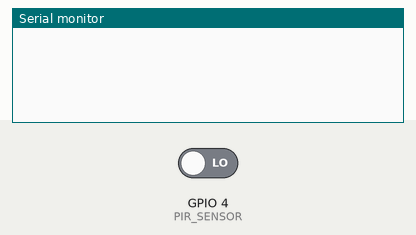
Simulated run of this sketch. Board: ESP32. On the bench: the last lines printed to the serial monitor. Inputs (shaded band) come from the test bench; at power-on: GPIO 4 (PIR_SENSOR) LOW. WiFi joins after 1.5 s; servers stay silent unless stated.

Above: at 3.0 s.
3.1 s: GPIO 4 (PIR_SENSOR) driven HIGH
At 8.0 s:
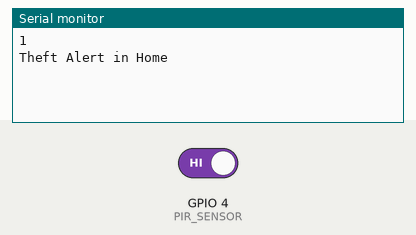
8.3 s: GPIO 4 (PIR_SENSOR) driven LOW
At 13.3 s:
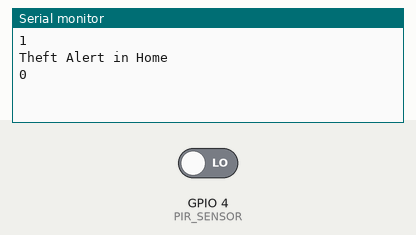

Measured:
- after the input at 3.1 s, the serial monitor: prints a new line after 3.7 s (image 1)
- after the input at 8.3 s, the serial monitor: prints a new line after 3.5 s (image 2)

The sketch:

motiondetection.ino
```cpp
#define BLYNK_TEMPLATE_ID "TMPL3YnPDk550"
#define BLYNK_TEMPLATE_NAME "theft alert"
#define BLYNK_AUTH_TOKEN "j9oao-ADiRASdgFpIl876H7tl4EHqKoT"

#include <WiFi.h>
#include <BlynkSimpleEsp32.h>

char ssid[] = "FTTH-CBFA";  // Replace with your WiFi name
char pass[] = "hari2112@";  // Replace with your WiFi password

#define PIR_SENSOR 4  // GPIO pin connected to PIR OUT

BlynkTimer timer;

void notifyOnTheft() {
  int isTheftAlert = digitalRead(PIR_SENSOR);
  Serial.println(isTheftAlert);

  if (isTheftAlert == HIGH) {  // Motion detected
    Serial.println("Theft Alert in Home");
    Blynk.logEvent("theft_alert", "Theft Alert in Home");
  }
}

void setup() {
  pinMode(PIR_SENSOR, INPUT);
  Serial.begin(115200);
  Blynk.begin(BLYNK_AUTH_TOKEN, ssid, pass);
  timer.setInterval(5000L, notifyOnTheft);  // Check every 5 seconds
}

void loop() {
  Blynk.run();
  timer.run();
}
```
